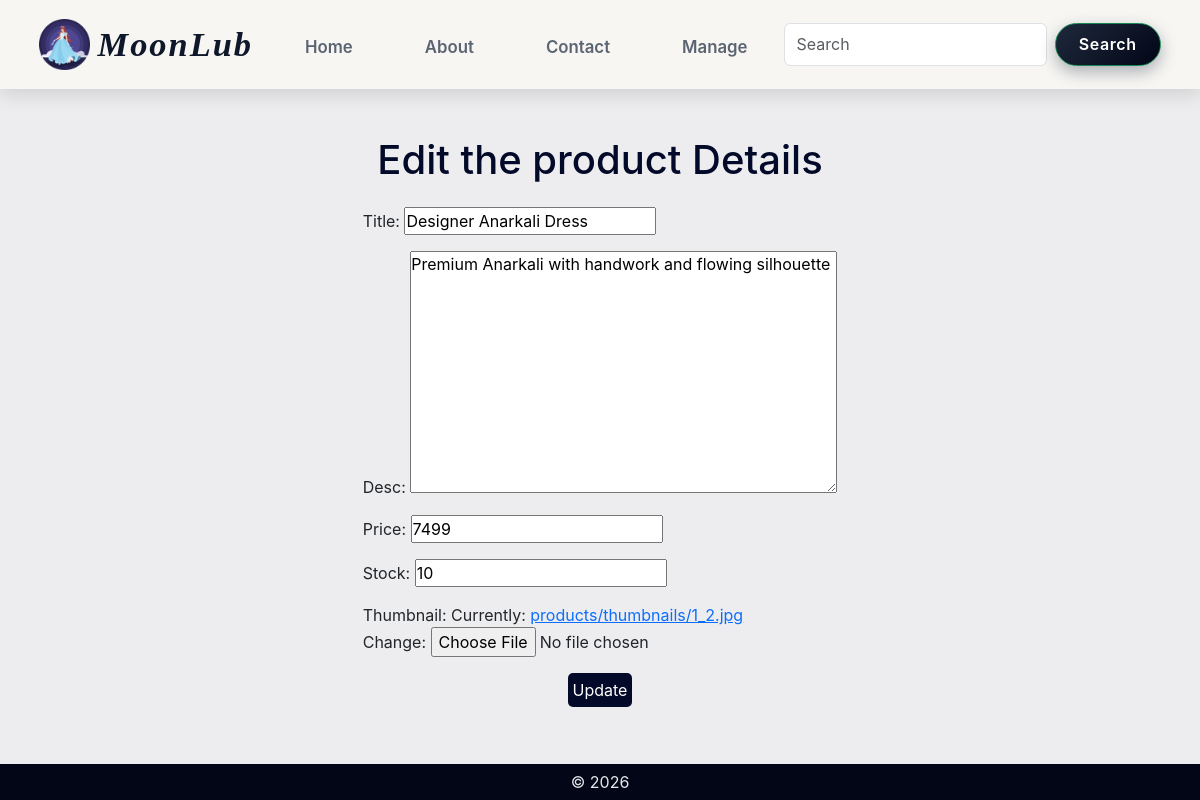
Before: /products/2/edit/ with the older database file.
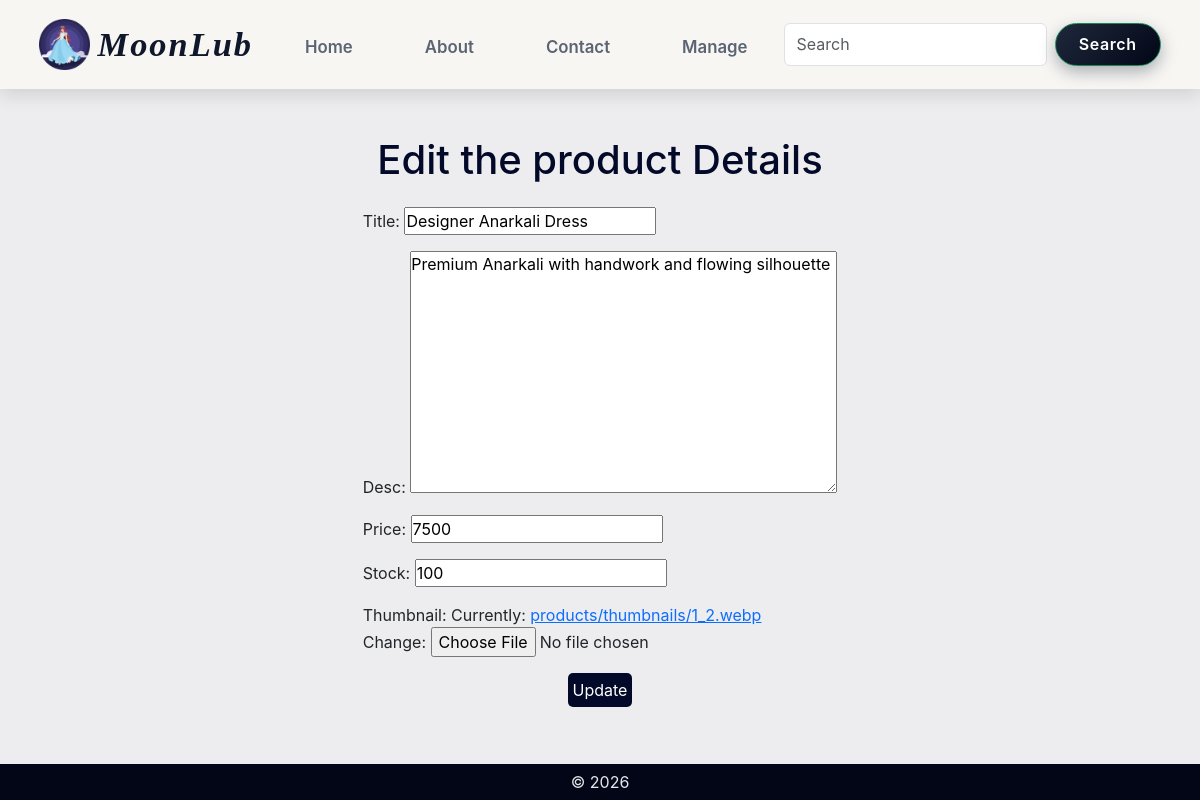
After: the same page with the newer database file.
### products/models.py (models this page shows, shortened)
class Product(models.Model):
    title = models.CharField(max_length = 255)
    desc = models.TextField(max_length = 500)
    price = models.PositiveIntegerField()
    stock = models.PositiveIntegerField()
    thumbnail = models.ImageField(upload_to = 'products/thumbnails/')
    created_at = models.DateTimeField(auto_now_add = True)
    updated_at = models.DateTimeField(auto_now = True)

### products/views.py (the view)
# urls.py: path('<int:pk>/edit/', UpdateProduct.as_view(), name='edit_product'),
class UpdateProduct(UpdateView):
    model = Product
    template_name = 'products/update_product.html'
    fields = '__all__'
    success_url = '/'

### templates/products/update_product.html (shortened to what this page needs)
{% extends 'base/base.html' %}
{%block content %}
<section>
    <div class="addform">
        <h3>Edit the product Details</h3>
        <form method="post" enctype="multipart/form-data">
            {{form.as_p}}
            <div class="adbtn">
                <button type="submit" class="addbtn">Update</button>
            </div>
        </form>
    </div>
</section>
{% endblock %}

### templates/base/base.html (shortened to what this page needs)
<!doctype html>
{% load static %}
<html lang="en">
<head>
  <link href="https://cdn.jsdelivr.net/npm/bootstrap@5.3.8/dist/css/bootstrap.min.css" rel="stylesheet"
>
  <link rel="stylesheet" href="https://cdn.jsdelivr.net/npm/bootstrap-icons@1.13.1/font/bootstrap-icons.min.css">
  <link rel="stylesheet" href="{% static 'css/styles.css' %}">
</head>
<body>
  {% include 'base/includes/header.html' %}
  <main>
    {% block content %}{% endblock %}
  </main>
  {% include 'base/includes/footer.html' %}
</body>
</html>

### templates/base/includes/header.html (shortened to what this page needs)
{% load static %}
<header>
    <nav class="navbar fixed-top navbar-expand-lg">
        <div class="container-fluid">
            <div>
                <a class="navbar-brand" href=""><img src="{% static 'images/MoonLub2.ico' %}" alt="" class="img">
                    MoonLub</a>
            </div>
            <div class="collapse navbar-collapse" id="navbarSupportedContent">
                <ul class="navbar-nav m-auto mb-2 mb-lg-0">
                    <li class="nav-item mx-3">
                        <a class="nav-link {% if current_page == 'home' %} active {% endif %}" aria-current="page"
                            href="{% url 'home_page' %}">Home</a>
                    </li>
                    <li class="nav-item mx-3">
                        <a class="nav-link {% if current_page == 'about' %} active {% endif %}"
                            href="{% url 'about_page' %}">About</a>
                    </li>
                    <li class="nav-item mx-3">
                        <a class="nav-link {% if current_page == 'contact' %} active {% endif %}"
                            href="{% url 'contact_page' %}">Contact</a>
                    </li>
                    <li class="nav-item mx-3 dropdown">
                        <a class="nav-link dropdown-toggle" href="#" role="button" data-bs-toggle="dropdown"
                            aria-expanded="false">
                            Manage
                        </a>
                    </li>
                </ul>
                <form class="d-flex" role="search" method="get" , action="{% url 'search_products' %}">
                    <input name="query_text" value="{{query}}" class="form-control me-2" type="search"
                        placeholder="Search" aria-label="Search" />
                    <button class="btn btn-outline-success" type="submit">Search</button>
                </form>
            </div>
        </div>
    </nav>
</header>

### templates/base/includes/footer.html
<footer class="w-100 text-center footer">
    &copy; 2026
</footer>

### static/css/styles.css (style rules this page uses)
* { margin: 0; padding: 0; box-sizing: border-box; }
body { padding: 89px 0 0 0; font-family: 'Inter', sans-serif; background-color: #ededef; }
.footer { padding: 6px 0; background-color: #020617; color: #e5e7eb; }

Changed rows visible on the page:
changed Product "Designer Anarkali Dress": price "7499" → "7500"; stock "10" → "100"
Other visible differences:
text no longer shown: "Title: Desc: Price: Stock: Thumbnail: Currently: products/thumbnails/1_2.jpg Change:"
text now shown: "Title: Desc: Price: Stock: Thumbnail: Currently: products/thumbnails/1_2.webp Change:"
